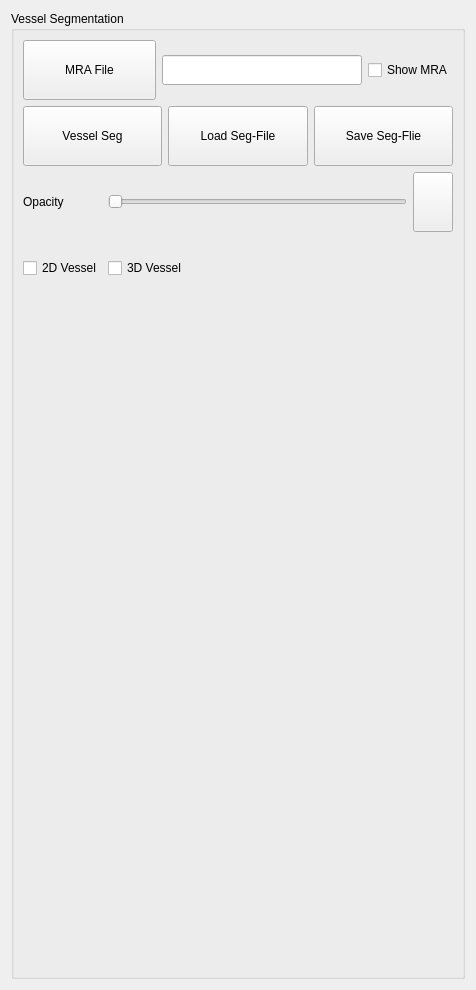
          <widget class="QWidget" name="page_2">
           <property name="geometry">
            <rect>
             <x>0</x>
             <y>0</y>
             <width>476</width>
             <height>990</height>
            </rect>
           </property>
           <attribute name="label">
            <string>Vessel Segment</string>
           </attribute>
           <layout class="QGridLayout" name="gridLayout_45">
            <item row="0" column="0">
             <widget class="QGroupBox" name="groupBox_5">
              <property name="title">
               <string>Vessel Segmentation</string>
              </property>
              <layout class="QGridLayout" name="gridLayout_66">
               <item row="0" column="0">
                <layout class="QGridLayout" name="gridLayout_33">
                 <item row="0" column="1">
                  <widget class="QLineEdit" name="MRAFileLineEdit">
                   <property name="sizePolicy">
                    <sizepolicy hsizetype="Preferred" vsizetype="Fixed">
                     <horstretch>3</horstretch>
                     <verstretch>1</verstretch>
                    </sizepolicy>
                   </property>
                   <property name="minimumSize">
                    <size>
                     <width>0</width>
                     <height>30</height>
                    </size>
                   </property>
                  </widget>
                 </item>
                 <item row="0" column="0">
                  <widget class="QPushButton" name="MRAFileBtn">
                   <property name="sizePolicy">
                    <sizepolicy hsizetype="Preferred" vsizetype="Preferred">
                     <horstretch>2</horstretch>
                     <verstretch>1</verstretch>
                    </sizepolicy>
                   </property>
                   <property name="minimumSize">
                    <size>
                     <width>0</width>
                     <height>60</height>
                    </size>
                   </property>
                   <property name="text">
                    <string>MRA File</string>
                   </property>
                  </widget>
                 </item>
                 <item row="0" column="2">
                  <widget class="QCheckBox" name="showMRAcheckBox">
                   <property name="sizePolicy">
                    <sizepolicy hsizetype="Preferred" vsizetype="Preferred">
                     <horstretch>0</horstretch>
                     <verstretch>1</verstretch>
                    </sizepolicy>
                   </property>
                   <property name="minimumSize">
                    <size>
                     <width>0</width>
                     <height>60</height>
                    </size>
                   </property>
                   <property name="text">
                    <string>Show MRA</string>
                   </property>
                  </widget>
                 </item>
                </layout>
               </item>
               <item row="1" column="0">
                <layout class="QGridLayout" name="gridLayout_34">
                 <item row="0" column="1">
                  <widget class="QPushButton" name="VesselSegBtn">
                   <property name="sizePolicy">
                    <sizepolicy hsizetype="Preferred" vsizetype="Fixed">
                     <horstretch>0</horstretch>
                     <verstretch>1</verstretch>
                    </sizepolicy>
                   </property>
                   <property name="minimumSize">
                    <size>
                     <width>0</width>
                     <height>60</height>
                    </size>
                   </property>
                   <property name="text">
                    <string>Vessel Seg</string>
                   </property>
                  </widget>
                 </item>
                 <item row="0" column="2">
                  <widget class="QPushButton" name="LoadVesselSegFileBtn">
                   <property name="sizePolicy">
                    <sizepolicy hsizetype="Preferred" vsizetype="Preferred">
                     <horstretch>0</horstretch>
                     <verstretch>1</verstretch>
                    </sizepolicy>
                   </property>
                   <property name="minimumSize">
                    <size>
                     <width>0</width>
                     <height>60</height>
                    </size>
                   </property>
                   <property name="text">
                    <string>Load Seg-File</string>
                   </property>
                  </widget>
                 </item>
                 <item row="0" column="3">
                  <widget class="QPushButton" name="SaveVesselSegFileBtn">
                   <property name="sizePolicy">
                    <sizepolicy hsizetype="Preferred" vsizetype="Preferred">
                     <horstretch>0</horstretch>
                     <verstretch>1</verstretch>
                    </sizepolicy>
                   </property>
                   <property name="minimumSize">
                    <size>
                     <width>0</width>
                     <height>60</height>
                    </size>
                   </property>
                   <property name="text">
                    <string>Save Seg-Flie</string>
                   </property>
                  </widget>
                 </item>
                </layout>
               </item>
               <item row="2" column="0">
                <layout class="QGridLayout" name="gridLayout_43">
                 <item row="1" column="1">
                  <widget class="QCheckBox" name="Vessel3DCheckBox">
                   <property name="sizePolicy">
                    <sizepolicy hsizetype="Preferred" vsizetype="Preferred">
                     <horstretch>0</horstretch>
                     <verstretch>1</verstretch>
                    </sizepolicy>
                   </property>
                   <property name="minimumSize">
                    <size>
                     <width>0</width>
                     <height>60</height>
                    </size>
                   </property>
                   <property name="text">
                    <string>3D Vessel</string>
                   </property>
                  </widget>
                 </item>
                 <item row="0" column="0">
                  <widget class="QLabel" name="label_29">
                   <property name="text">
                    <string>Opacity</string>
                   </property>
                  </widget>
                 </item>
                 <item row="1" column="0">
                  <widget class="QCheckBox" name="Vessel2DCheckBox">
                   <property name="sizePolicy">
                    <sizepolicy hsizetype="Preferred" vsizetype="Fixed">
                     <horstretch>0</horstretch>
                     <verstretch>1</verstretch>
                    </sizepolicy>
                   </property>
                   <property name="minimumSize">
                    <size>
                     <width>0</width>
                     <height>60</height>
                    </size>
                   </property>
                   <property name="text">
                    <string>2D Vessel</string>
                   </property>
                  </widget>
                 </item>
                 <item row="0" column="2">
                  <widget class="QPushButton" name="VesselColorBtn">
                   <property name="sizePolicy">
                    <sizepolicy hsizetype="Preferred" vsizetype="Fixed">
                     <horstretch>0</horstretch>
                     <verstretch>1</verstretch>
                    </sizepolicy>
                   </property>
                   <property name="minimumSize">
                    <size>
                     <width>0</width>
                     <height>60</height>
                    </size>
                   </property>
                   <property name="text">
                    <string/>
                   </property>
                  </widget>
                 </item>
                 <item row="0" column="1">
                  <widget class="QSlider" name="VesselOpacitySlider">
                   <property name="sizePolicy">
                    <sizepolicy hsizetype="Preferred" vsizetype="Fixed">
                     <horstretch>2</horstretch>
                     <verstretch>1</verstretch>
                    </sizepolicy>
                   </property>
                   <property name="minimumSize">
                    <size>
                     <width>0</width>
                     <height>30</height>
                    </size>
                   </property>
                   <property name="orientation">
                    <enum>Qt::Horizontal</enum>
                   </property>
                  </widget>
                 </item>
                </layout>
               </item>
               <item row="3" column="0">
                <spacer name="verticalSpacer_32">
                 <property name="orientation">
                  <enum>Qt::Vertical</enum>
                 </property>
                 <property name="sizeType">
                  <enum>QSizePolicy::Expanding</enum>
                 </property>
                 <property name="sizeHint" stdset="0">
                  <size>
                   <width>20</width>
                   <height>400</height>
                  </size>
                 </property>
                </spacer>
               </item>
              </layout>
             </widget>
            </item>
           </layout>
          </widget>
